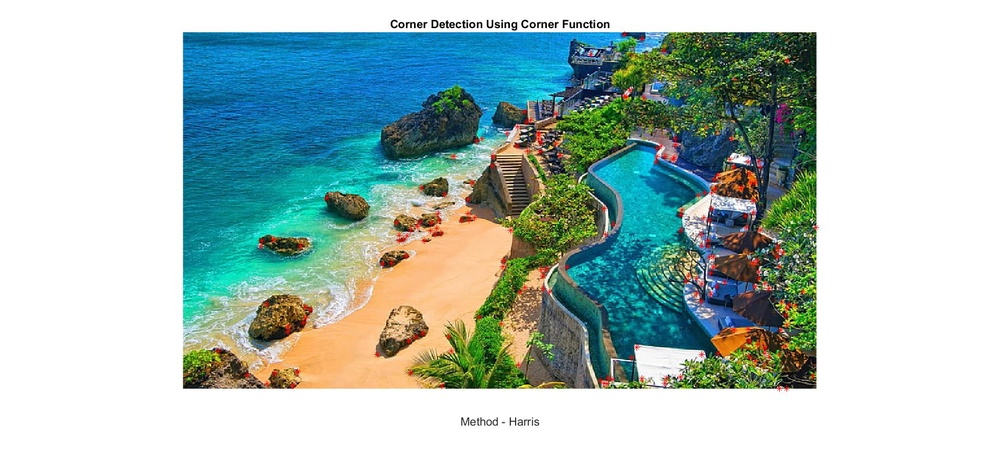
%> input picture Comparison of Edge and Corner Detectors/Media Resources/Beach_Corner_CH.jpg, 1000 x 474 px, shrunk from 1920 x 911 before the run
$ octave --eval "Edge_Detection(imread('Media Resources/Beach_Corner_CH.jpg'));"   (GNU Octave 9; MATLAB toolbox functions it lacks are replaced by stand-ins)
%> lines starting %> are read from the running program, lines starting %| are printed output that depends on the picture; in (x1, y1, x2, y2) boxes, pixels count from 0 and x2, y2 are one past the last pixel; in counts of white or black regions, pixels touching at a corner belong together; the program's own positions count from 1
function Edge_Detection (img)
tic

% Retain the Original Image for the Plot
I = img;
%> I is the input picture: size 474x1000x3 uint8; mean R, G, B 173.1, 192.8, 188.3

% First of all, smoothen the image using MATLAB's inbuilt Gaussian filter.
% In the discussion, some results were obtained with applying Gaussian
% filtering first for the sake of comparison.
I = imgaussfilt(I, 3);
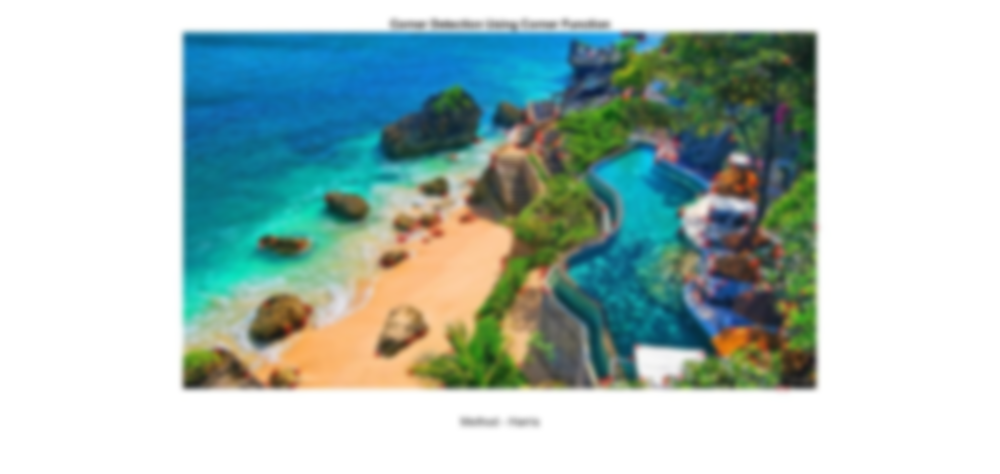
%> I: size 474x1000x3 uint8; mean R, G, B 173.1, 192.9, 188.3

% The row, column, and channels of the image are obtained along with the
% cardinality of the image.
[r, c, ch] = size(I);
%> r = 474; c = 1000; ch = 3
Card = r*c;
%> Card = 474000

% This is added in case the image introduced is an RGB image.
% It functions to convert it to a gray-scale image.
if (ch == 3)
    I = rgb2gray(I);
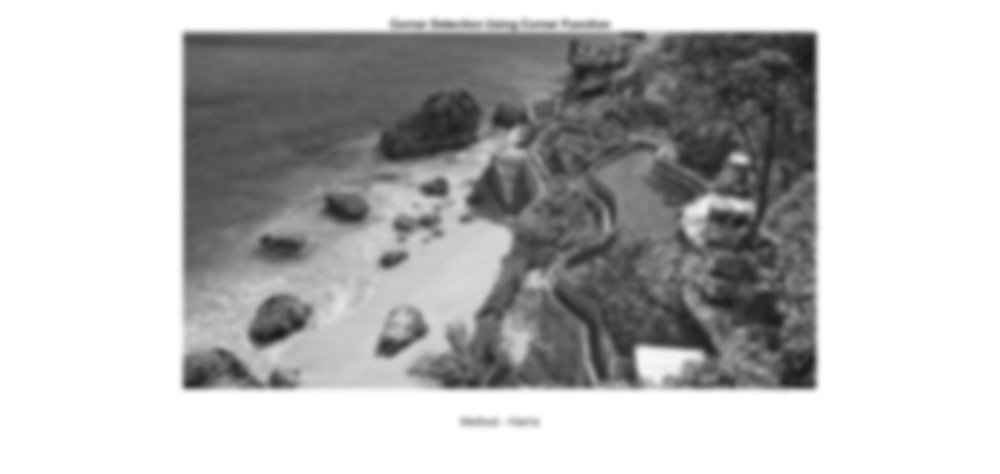
%> I: size 474x1000 uint8; min 26, max 255, mean 186.4
end

% Find the Edges using Prewitt, Roberts, Canny, and log
% First Derivative Edge Detectors
P = edge(I, 'Prewitt');
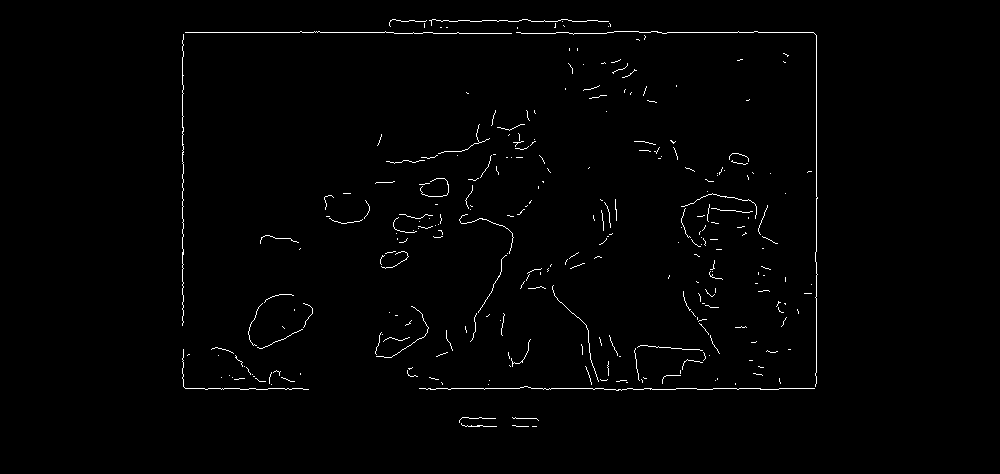
%> P: size 474x1000 logical; 1.1% white in thin lines or dots, all inside (x1, y1, x2, y2) = (182, 19, 818, 427)
R = edge(I, 'Roberts');
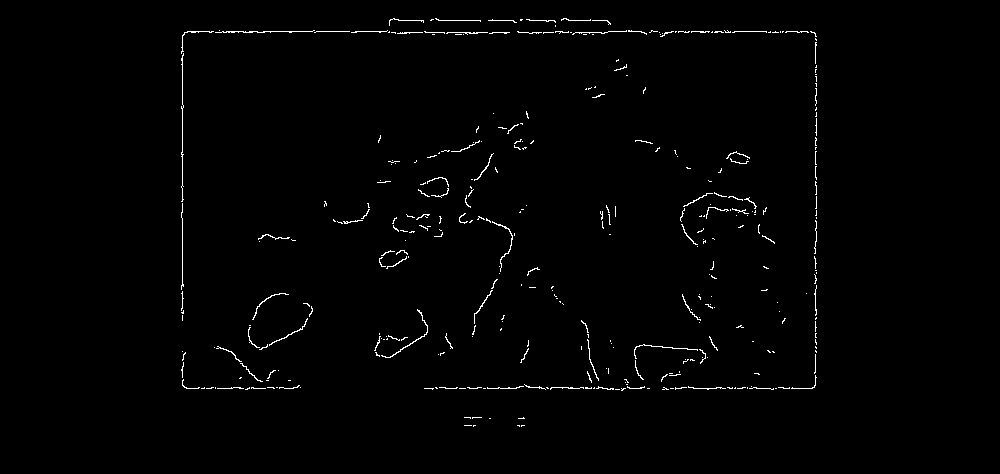
%> R: size 474x1000 logical; 1% white in thin lines or dots, all inside (x1, y1, x2, y2) = (181, 18, 817, 427)
C = edge(I, 'Canny');
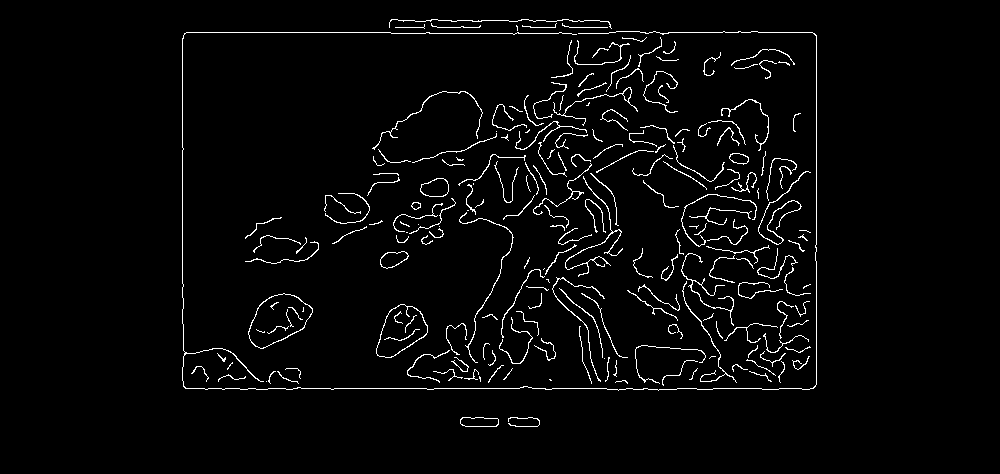
%> C: size 474x1000 logical; 3% white in thin lines or dots, all inside (x1, y1, x2, y2) = (182, 19, 817, 427)
% Second Derivative Edge Detector
L = edge(I, 'log');
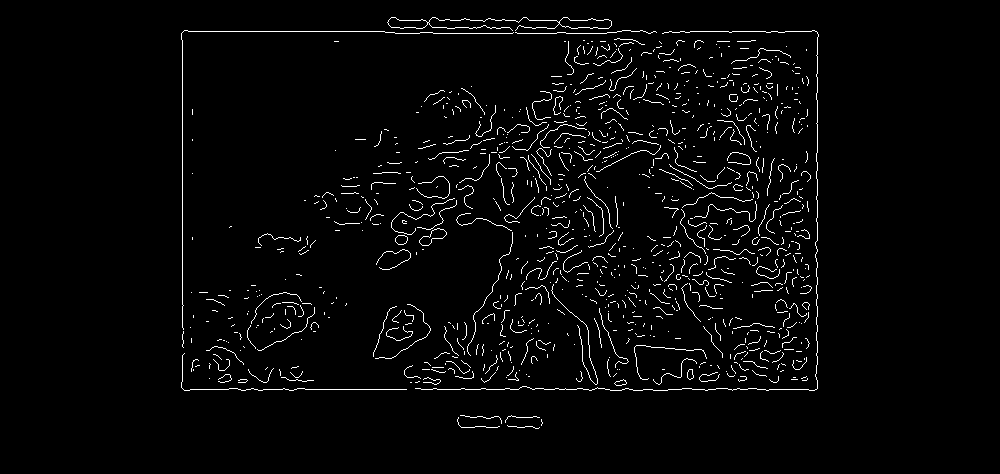
%> L: size 474x1000 logical; 2.7% white in thin lines or dots, all inside (x1, y1, x2, y2) = (181, 17, 819, 429)

% Plots - Each image will be in a different figure
figure %1 - Original Image
imshow(img)
title('Original Image')

figure %2
imshow(P)
title('Prewitt Edges')

figure %3
imshow(R)
title('Roberts Edges')

figure %4
imshow(C)
title('Canny Edges')

figure %5
imshow(L)
title('Laplacian of Gaussian Edges')

% Subplots are used to place the above results on the same figure for the
% sake of comparison.
figure %6
subplot(2,2,1)
imshow(P)
title('Prewitt Edges')

subplot(2,2,2)
imshow(R)
title('Roberts Edges')

subplot(2,2,3)
imshow(C)
title('Canny Edges')

subplot(2,2,4)
imshow(L)
title('Laplacian of Gaussian Edges')

toc
end
